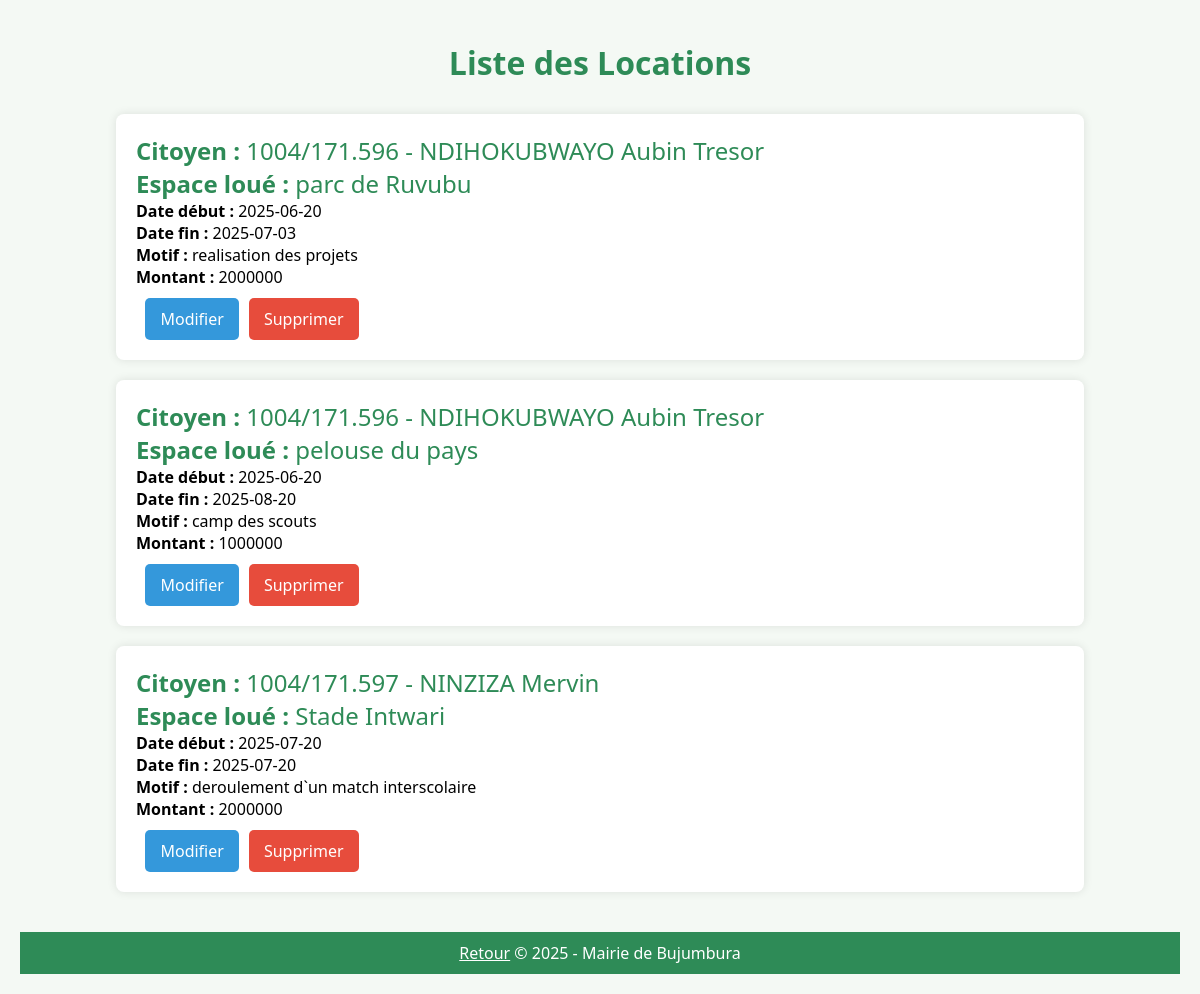
Page /Affichloyer_chef.php on the committed database.
### tables this page shows
CREATE TABLE IF NOT EXISTS `louer` (
  `Id_louer` int NOT NULL AUTO_INCREMENT,
  `Matricul` varchar(20) DEFAULT NULL,
  `Id_Espace` int DEFAULT NULL,
  `Date_debut` date DEFAULT NULL,
  `Date_fin` date DEFAULT NULL,
  `Motif` varchar(200) DEFAULT NULL,
  `Montant` varchar(50) DEFAULT NULL,
  PRIMARY KEY (`Id_louer`),
  KEY `Id_Espace` (`Id_Espace`),
  KEY `Matricul` (`Matricul`)
);

CREATE TABLE IF NOT EXISTS `citoyen` (
  `Matricul` varchar(20) NOT NULL,
  `Nom` varchar(50) DEFAULT NULL,
  `Prenom` varchar(50) DEFAULT NULL,
  `Email` varchar(100) DEFAULT NULL,
  `Telephone` varchar(20) DEFAULT NULL,
  `Adresse` varchar(100) DEFAULT NULL,
  `MotDePasse` varchar(255) DEFAULT NULL,
  `DateNaissance` date DEFAULT NULL,
  PRIMARY KEY (`Matricul`)
);

CREATE TABLE IF NOT EXISTS `espaces_verts` (
  `Id_Espace` int NOT NULL AUTO_INCREMENT,
  `Nom` varchar(100) DEFAULT NULL,
  `Localisation` varchar(150) DEFAULT NULL,
  `Superficie` decimal(10,2) DEFAULT NULL,
  `Type_espace` varchar(50) NOT NULL,
  `disponibilite` varchar(255) NOT NULL,
  `description` varchar(255) NOT NULL,
  PRIMARY KEY (`Id_Espace`)
);

### Affichloyer_chef.php (the view, shortened to what this page needs)
<?php
$bdd = new PDO('mysql:host=localhost;dbname=gestion_espaces_verts', 'root', '');
?>
<!DOCTYPE html>
<html lang="fr">
<head>
</head>
<body>
<h1>Liste des Locations</h1>
<?php
$Affichageloyers = $bdd->query('
    SELECT
        louer.Id_louer,
        citoyen.Matricul,
        citoyen.Nom AS CitoyenNom,
        citoyen.Prenom AS CitoyenPrenom,
        espaces_verts.Nom,
        louer.Date_debut,
        louer.Date_fin,
        louer.Motif,
        louer.Montant
    FROM
        louer
    INNER JOIN
        citoyen ON citoyen.Matricul = louer.Matricul
    INNER JOIN
        espaces_verts ON espaces_verts.Id_Espace = louer.Id_Espace
    ORDER BY
        Id_louer DESC
');
while ($affichageData = $Affichageloyers->fetch()) {
?>
<div class="card">
    <div class="event-title">
        <strong>Citoyen :</strong> <?php echo $affichageData["Matricul"] . " - " . $affichageData["CitoyenNom"] . " " . $affichageData["CitoyenPrenom"]; ?>
        <br>
        <strong>Espace loué :</strong> <?php echo $affichageData["Nom"]; ?>
    </div>
    <div><strong>Date début :</strong> <?php echo $affichageData["Date_debut"]; ?></div>
    <div><strong>Date fin :</strong> <?php echo $affichageData["Date_fin"]; ?></div>
    <div><strong>Motif :</strong> <?php echo $affichageData["Motif"]; ?></div>
    <div><strong>Montant :</strong> <?php echo $affichageData["Montant"]; ?></div>
    <div class="button-container">
        <a class="edit-button" href="modifier_louer.php?id=<?php echo $affichageData["Id_louer"]; ?>">Modifier</a>
        <a class="delete-button" href="Affichloyer_chef.php?FUTA=<?php echo $affichageData["Id_louer"]; ?>">Supprimer</a>
    </div>
</div>
<?php
}
?>
<footer>
    <a href="chef_Service.php" style="color: white;">Retour</a>
    &copy; 2025 - Mairie de Bujumbura
</footer>
</body>
</html>

### Affichloyer_chef.php (style rules this page uses)
body { font-family: 'Segoe UI', sans-serif; background-color: #f4f9f4; margin: 0; padding: 20px; }
h1 { text-align: center; color: #2e8b57; margin-bottom: 30px; }
.card { background-color: white; border-radius: 8px; box-shadow: 0 0 10px rgba(0, 0, 0, 0.1); margin: 20px auto; padding: 20px; width: 80%; }
.event-title { font-size: 1.5em; color: #2e8b57; }
footer { text-align: center; background-color: #2e8b57; color: white; padding: 10px; margin-top: 40px; }
.button-container { margin-top: 10px; display: flex; justify-content: center; gap: 10px; margin-left: -75%; }
.delete-button { background-color: #e74c3c; color: white; border: none; padding: 10px 15px; border-radius: 5px; text-decoration: none; transition: background 0.3s; }
.edit-button { background-color: #3498db; color: white; border: none; padding: 10px 15px; border-radius: 5px; text-decoration: none; transition: background 0.3s; }

### rows in the picture
louer: citoyen.Matricul "1004/171.596", citoyen.Nom "NDIHOKUBWAYO", citoyen.Prenom "Aubin Tresor", espaces_verts.Nom "parc de Ruvubu", Date_debut "2025-06-20", Date_fin "2025-07-03", Motif "realisation des projets", Montant "2000000"
louer: citoyen.Matricul "1004/171.596", citoyen.Nom "NDIHOKUBWAYO", citoyen.Prenom "Aubin Tresor", espaces_verts.Nom "pelouse du pays", Date_debut "2025-06-20", Date_fin "2025-08-20", Motif "camp des scouts", Montant "1000000"
louer: citoyen.Matricul "1004/171.597", citoyen.Nom "NINZIZA", citoyen.Prenom "Mervin", espaces_verts.Nom "Stade Intwari", Date_debut "2025-07-20", Date_fin "2025-07-20", Motif "deroulement d`un match interscolaire", Montant "2000000"
